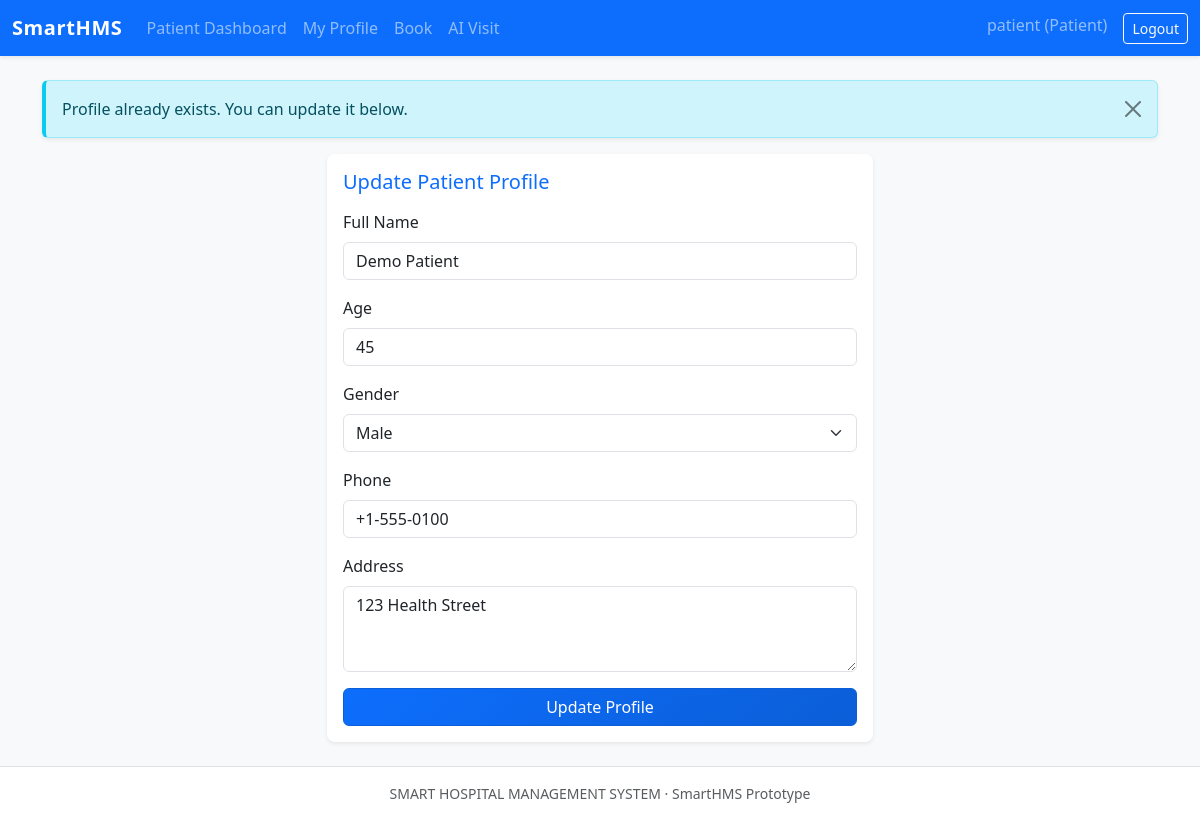
Page /profile/create (signed in) on the committed database.
### models.py (models this page shows, shortened)
class User(db.Model, UserMixin):
    __tablename__ = "users"
    id = db.Column(db.Integer, primary_key=True)
    username = db.Column(db.String(64), unique=True, nullable=False)
    password_hash = db.Column(db.String(255), nullable=False)
    role = db.Column(db.String(20), nullable=False)  # admin, doctor, patient
    patient = db.relationship("Patient", backref="user", uselist=False)

class Patient(db.Model):
    __tablename__ = "patients"
    id = db.Column(db.Integer, primary_key=True)
    user_id = db.Column(db.Integer, db.ForeignKey("users.id"), nullable=False)
    full_name = db.Column(db.String(128), nullable=False)
    age = db.Column(db.Integer, nullable=False)
    gender = db.Column(db.String(10), nullable=False)
    phone = db.Column(db.String(20))
    address = db.Column(db.String(255))
    visits = db.relationship("Visit", backref="patient", lazy=True)
    appointments = db.relationship("Appointment", backref="patient", lazy=True)
    alerts = db.relationship("Alert", backref="patient", lazy=True)

### routes.py (the view, shortened to what this page needs)
@main_bp.route("/profile/create", methods=["GET", "POST"])
@login_required
@role_required("patient")
def create_profile():
    if current_user.patient:
        flash("Profile already exists. You can update it below.", "info")
    return render_template("create_profile.html", patient=current_user.patient)

### models.py (called while the page is built)
@login_manager.user_loader
def load_user(user_id):
    return User.query.get(int(user_id))

### routes.py (called while the page is built)
def role_required(*roles):
    def decorator(view_func):
        @wraps(view_func)
        def wrapped_view(*args, **kwargs):
            if not current_user.is_authenticated:
                return redirect(url_for("auth.login"))
            if current_user.role not in roles:
                flash("You do not have access to this page.", "danger")
                return redirect(url_for("main.index"))
            return view_func(*args, **kwargs)
        return wrapped_view
    return decorator

### templates/create_profile.html (shortened to what this page needs)
{% extends "base.html" %}
{% block content %}
<div class="row justify-content-center">
  <div class="col-md-8 col-lg-6">
    <div class="card shadow-sm border-0">
      <div class="card-body">
        <h1 class="h5 mb-3 text-primary">
          {% if patient %}Update{% else %}Create{% endif %} Patient Profile
        </h1>
        <form method="post" novalidate>
          <div class="mb-3">
            <label class="form-label">Full Name</label>
            <input type="text" name="full_name" value="{{ patient.full_name if patient else '' }}" class="form-control" required>
          </div>
          <div class="mb-3">
            <label class="form-label">Age</label>
            <input type="number" name="age" value="{{ patient.age if patient else '' }}" class="form-control" min="0" required>
          </div>
          <div class="mb-3">
            <label class="form-label">Gender</label>
            <select name="gender" class="form-select" required>
              <option value="Male" {% if patient and patient.gender == 'Male' %}selected{% endif %}>Male</option>
            </select>
          </div>
          <div class="mb-3">
            <label class="form-label">Phone</label>
            <input type="text" name="phone" value="{{ patient.phone if patient else '' }}" class="form-control">
          </div>
          <div class="mb-3">
            <label class="form-label">Address</label>
            <textarea name="address" rows="3" class="form-control">{{ patient.address if patient else '' }}</textarea>
          </div>
          <button type="submit" class="btn btn-primary w-100">
            {% if patient %}Update Profile{% else %}Create Profile{% endif %}
          </button>
        </form>
      </div>
    </div>
  </div>
</div>
{% endblock %}

### templates/base.html (shortened to what this page needs)
<!doctype html>
<html lang="en">
  <head>
    <link href="https://cdn.jsdelivr.net/npm/bootstrap@5.3.3/dist/css/bootstrap.min.css" rel="stylesheet">
    <link href="{{ url_for('static', filename='css/style.css') }}" rel="stylesheet">
  </head>
  <body class="bg-light">
    <nav class="navbar navbar-expand-lg navbar-dark bg-primary shadow-sm">
      <div class="container-fluid">
        <a class="navbar-brand fw-bold" href="{{ url_for('main.index') }}">
          SmartHMS
        </a>
        <div class="collapse navbar-collapse" id="navbarMain">
          <ul class="navbar-nav me-auto mb-2 mb-lg-0">
            {% if current_user.is_authenticated %}
              {% if current_user.role == 'patient' %}
                <li class="nav-item"><a class="nav-link" href="{{ url_for('main.patient_dashboard') }}">Patient Dashboard</a></li>
                <li class="nav-item"><a class="nav-link" href="{{ url_for('main.create_profile') }}">My Profile</a></li>
                <li class="nav-item"><a class="nav-link" href="{{ url_for('main.book_appointment') }}">Book</a></li>
                <li class="nav-item"><a class="nav-link" href="{{ url_for('main.visit') }}">AI Visit</a></li>
              {% elif current_user.role == 'doctor' %}
                <li class="nav-item"><a class="nav-link" href="{{ url_for('main.doctor_dashboard') }}">Doctor Dashboard</a></li>
              {% elif current_user.role == 'admin' %}
                <li class="nav-item"><a class="nav-link" href="{{ url_for('main.admin_dashboard') }}">Admin Dashboard</a></li>
                <li class="nav-item"><a class="nav-link" href="{{ url_for('main.hospitals_view') }}">Hospitals</a></li>
              {% endif %}
            {% endif %}
          </ul>
          <ul class="navbar-nav ms-auto">
            {% if current_user.is_authenticated %}
              <li class="nav-item">
                <span class="navbar-text me-3">
                  {{ current_user.username }} ({{ current_user.role|capitalize }})
                </span>
              </li>
              <li class="nav-item">
                <a class="btn btn-outline-light btn-sm" href="{{ url_for('auth.logout') }}">Logout</a>
              </li>
            {% endif %}
          </ul>
        </div>
      </div>
    </nav>
    <main class="container my-4">
      {% with messages = get_flashed_messages(with_categories=true) %}
        {% if messages %}
          {% for category, message in messages %}
            <div class="alert alert-{{ category }} alert-dismissible fade show shadow-sm" role="alert">
              {{ message }}
              <button type="button" class="btn-close" data-bs-dismiss="alert" aria-label="Close"></button>
            </div>
          {% endfor %}
        {% endif %}
      {% endwith %}
      {% block content %}{% endblock %}
    </main>
    <footer class="border-top py-3 bg-white">
      <div class="container text-center small text-muted">
        SMART HOSPITAL MANAGEMENT SYSTEM &middot; SmartHMS Prototype
      </div>
    </footer>
  </body>
  </html>

### static/css/style.css (style rules this page uses)
body { font-family: system-ui, -apple-system, BlinkMacSystemFont, "Segoe UI", sans-serif; }
.navbar-brand { letter-spacing: 0.03em; }
.card { border-radius: 0.5rem; }
.btn-primary { background: linear-gradient(135deg, #0d6efd, #0b5ed7); border-color: #0b5ed7; }
.alert-danger, .alert-warning, .alert-success, .alert-info { border-left-width: 4px; border-left-style: solid; }
.alert-info { border-left-color: #0dcaf0; }

### rows in the picture
User: username "patient", role "Patient"
Patient: full_name "Demo Patient", age "45", gender "Male", phone "+1-555-0100", address "123 Health Street"

### other values in the picture
{{ message }} "Profile already exists. You can update it below."
